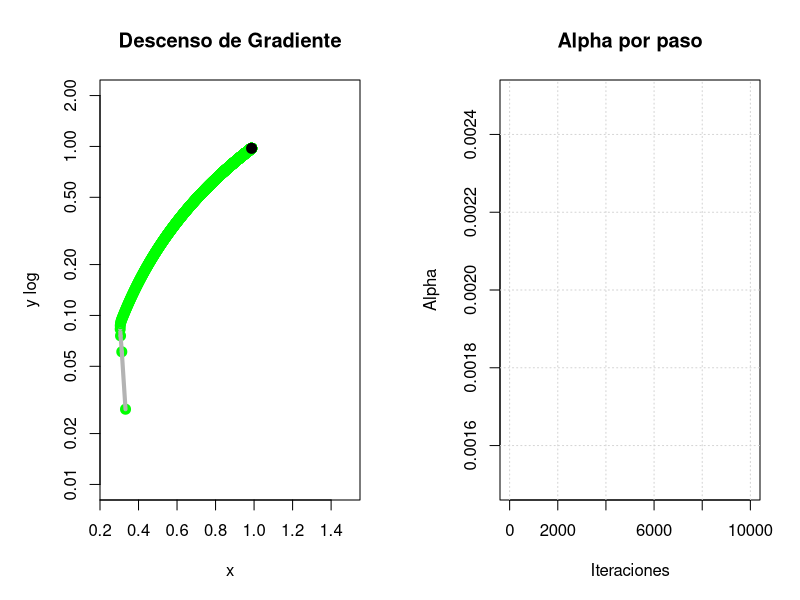

Recreate this plot in R. (Note: this script raises an error after producing the figure.)
#funcion objetivo
f <- function (x){
  (1 - x[1])^2 + 100*( x[2] - x[1]^2)^2
}

f_gran <- function(x){
  dx <- -2*(1 - x[1]) - 400*x[1]*(x[2] - x[1]^2)
  dy <- 200*(x[2] - x[1]^2)
  return(c(dx,dy))
}

#alfa
alpha <- 0.002
#valor de d
d <- 0.5
#valro de s
s <- 2000
#valor inicial
x <- c(-1,-1)
#-----------------

#constantes
tolerancia <- 1e-6
max_inter <- 10000
#-----------------

#contador
contador <- 0
contador_2 <- 0
distancia_total <- 0 
#-----------------

# Configurar ventana con 2 gráficos
par(mfrow = c(1, 2), mar = c(5, 5, 4, 2))
# grafico de X y Y
plot(x[1], x[2], xlim = c(0.25, 1.5), ylim = c(0.01,2), 
     xlab = "x", ylab="y log",
     log = "y",
     main = "Descenso de Gradiente",
     pch = 20, col = "blue", cex = 2)
#-----------------

for (i in 1:max_inter){
  #Cada vez que entra suma 1 para tener la cantidad de iteracion
  contador <- contador + 1
  #-----------------
  
  #calcular alfa k
  alpha_k <- (alpha)*(d^floor(i/s))
  #calculo del nuevo X
  x_nuevo <- x - alpha_k*f_gran(x)
  #-----------------
  
  #graficar
  points(x_nuevo[1], x_nuevo[2], pch = 20, col = "green", cex = 2)
  # Graficar línea de trayectoria entre x y x_nuevo
  segments(x[1], x[2], x_nuevo[1], x_nuevo[2], col = "gray70", lwd = 4)
  # Calcular distancia recorrida en este paso
  distancia_paso <- sqrt((x_nuevo[1] - x[1])^2 + (x_nuevo[2] - x[2])^2)
  distancia_total <- distancia_total + distancia_paso
  #----------------------------------------------------------------------
  
  #retriccion para evitar errores
  if(norm(f_gran(x_nuevo), "2") < tolerancia | 
     norm(x_nuevo - x, "2") < tolerancia){
    break
  }
  #-----------------
  #remplazaomos X original por X nuevo para repetir el ciclo
  x <- x_nuevo
}
points(x_nuevo[1], x_nuevo[2], pch = 20, col = "black", cex = 2)
#-----------------------------------------------------------------

plot(contador, alpha_k,
     xlim = c(0, max_inter), ylim = c(0.0015,0.0025), 
     xlab = "Iteraciones", ylab = "Alpha",
     main = "Alpha por paso",
     type = "n")
grid()  # Gráfico vacío
for (i in 1:max_inter){
  contador_2 <- contador_2 + 1
  alpha_k <- (alpha)/(1 + contador_2*gama)
  points(contador_2, alpha_k, pch = 20, col = "red", cex = 1)
}
#-----------------------------------------------------------------

cat("El número de iteraciones necesarias es:", contador, "\n")
cat("El valor de alpha inicial:", alpha, "\n")
cat("El valor de alpha final:", alpha_k, "\n")
cat("El punto mínimo encontrado es:", x_nuevo, "\n")
cat("El valor de la función en ese punto es:", f(x_nuevo), "\n")